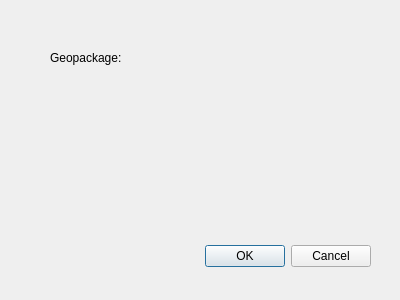
<?xml version="1.0" encoding="UTF-8"?>
<ui version="4.0">
 <class>TOMsExportDialogBase</class>
 <widget class="QDialog" name="TOMsExportDialogBase">
  <property name="geometry">
   <rect>
    <x>0</x>
    <y>0</y>
    <width>400</width>
    <height>300</height>
   </rect>
  </property>
  <property name="windowTitle">
   <string>TOMsExport</string>
  </property>
  <widget class="QDialogButtonBox" name="button_box">
   <property name="geometry">
    <rect>
     <x>30</x>
     <y>240</y>
     <width>341</width>
     <height>32</height>
    </rect>
   </property>
   <property name="orientation">
    <enum>Qt::Horizontal</enum>
   </property>
   <property name="standardButtons">
    <set>QDialogButtonBox::Cancel|QDialogButtonBox::Ok</set>
   </property>
  </widget>
  <widget class="QgsFileWidget" name="fileNameWidget">
   <property name="geometry">
    <rect>
     <x>149</x>
     <y>40</y>
     <width>151</width>
     <height>27</height>
    </rect>
   </property>
  </widget>
  <widget class="QLabel" name="label">
   <property name="geometry">
    <rect>
     <x>50</x>
     <y>50</y>
     <width>101</width>
     <height>16</height>
    </rect>
   </property>
   <property name="text">
    <string>Geopackage:</string>
   </property>
  </widget>
 </widget>
 <customwidgets>
  <customwidget>
   <class>QgsFileWidget</class>
   <extends>QWidget</extends>
   <header>qgsfilewidget.h</header>
  </customwidget>
 </customwidgets>
 <resources/>
 <connections>
  <connection>
   <sender>button_box</sender>
   <signal>accepted()</signal>
   <receiver>TOMsExportDialogBase</receiver>
   <slot>accept()</slot>
   <hints>
    <hint type="sourcelabel">
     <x>20</x>
     <y>20</y>
    </hint>
    <hint type="destinationlabel">
     <x>20</x>
     <y>20</y>
    </hint>
   </hints>
  </connection>
  <connection>
   <sender>button_box</sender>
   <signal>rejected()</signal>
   <receiver>TOMsExportDialogBase</receiver>
   <slot>reject()</slot>
   <hints>
    <hint type="sourcelabel">
     <x>20</x>
     <y>20</y>
    </hint>
    <hint type="destinationlabel">
     <x>20</x>
     <y>20</y>
    </hint>
   </hints>
  </connection>
 </connections>
</ui>
